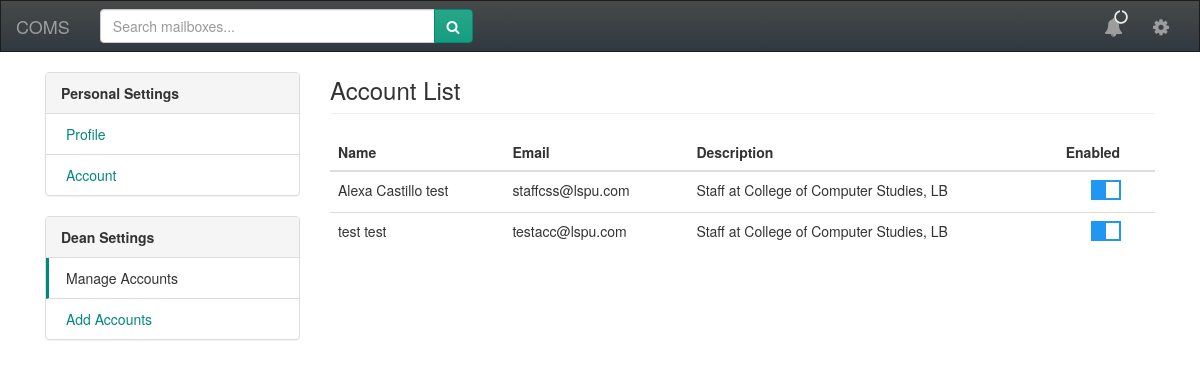
Page /manage-accounts.php (signed in) on the committed database.
### tables this page shows
CREATE TABLE `user` (
  `id` int(11) NOT NULL,
  `username` varchar(100) NOT NULL,
  `password` varchar(100) NOT NULL,
  `fname` varchar(100) NOT NULL,
  `mname` varchar(100) NOT NULL,
  `lname` varchar(100) NOT NULL,
  `user_role_id` int(11) NOT NULL,
  `user_status_id` int(11) NOT NULL DEFAULT '2',
  `department_id` int(11) NOT NULL
);

CREATE TABLE `user_role` (
  `id` int(11) NOT NULL,
  `name` varchar(100) NOT NULL
);

### core/class/User_role.php (called while the page is built, shortened)
<?php
class User_role
{
	public static function Get_id_by_name($name){
		$db = new Database();
		$sql = 'SELECT id FROM user_role WHERE name=:name';
		$st = $db->prepare($sql);
		$st->execute(array(':name'=>$name));
		$data = $st->fetch(PDO::FETCH_ASSOC);
		return $data['id'];
	}
}

### core/class/User.php (called while the page is built, shortened)
<?php
	class User
	{
		public static function Get_list_by_hierarchy($role_id){
			$dean_id = User_role::Get_id_by_name('Dean');
			$db = new Database();
			$sql = 'SELECT user.id,
						user.username,
                        user_status.id as is_allowed,
						CONCAT(user.fname," ",user.lname) AS fullname,
						user_role.name as role,
						CONCAT(department.name,", ",campus.name) as dept_desc
					FROM `user`
					LEFT JOIN user_role ON user_role.id=user.user_role_id
					LEFT JOIN department ON user.department_id = department.id
					LEFT JOIN campus ON department.campus_id=campus.id
                    LEFT JOIN user_status ON user.user_status_id=user_status.id AND user_status.name="Allowed"
					WHERE user.user_role_id > :role_id AND user.id <> :my_id';
			$sql .= ($role_id == $dean_id) ? ' AND user.department_id = ' .$_SESSION['account']['department_id'] : '';
			$st = $db->prepare($sql);
			$st->execute(array(':role_id'=>$role_id,':my_id'=>$_SESSION['account']['id']));
			return json_encode($st->fetchAll(PDO::FETCH_ASSOC));
		}
	}

### manage-accounts.php (the view, shortened to what this page needs)
<?php
	$title = 'COMS - Settings';
	include SHARED.DS.'head.php';
	include SHARED.DS.'navbar.php';
	$account_list = json_decode(User::Get_list_by_hierarchy($_SESSION['account']['user_role_id']),TRUE);
?>
	<section class="container">
	<br>
		<div class="col-md-9 col-md-push-3">
			<div id="settings-view">
				<h3>Account List</h3>
				<hr>
				<table class="table table-hover">
					<thead>
						<tr>
							<th>Name</th>
							<th>Email</th>
							<th>Description</th>
							<th>Enabled</th>
						</tr>
					</thead>
					<tbody>
						<?php
							foreach ($account_list as $account) {
								$checked = ($account['is_allowed']) ? 'checked' : '';
								echo '<tr class="account-item" data-id="'.$account['id'].'">
										<td class="acc-link">'.$account['fullname'].'</td>
										<td class="acc-link">'.$account['username'].'</td>
										<td class="acc-link">'.$account['role'].' at '.$account['dept_desc'].'</td>
										<td align="center">
											<label class="switch">
												<input class="acc-enabled-switch" type="checkbox" '.$checked.'>
												<div class="slider round"></div>
											</label>
										</td>
									  </tr>';
							}
						?>
					</tbody>
				</table>
				<br>
			</div>
		</div>
		<div class="col-md-3 col-md-pull-9">
			<?php
				$add_active_class_on = 'maccounts';
				include SHARED.DS.'settings'.DS.'nav-manage-account.php';
			?>
		</div>
	</section>
<?php  include SHARED.DS.'foot.php'; ?>

### shared/head.php (shortened to what this page needs)
<!DOCTYPE html>
<html lang="en" id="<?php echo ($title == 'COMS - Mail') ? 'email-app' : '';?>">
<head>
	<link rel="stylesheet" type="text/css" href="vendor/bootstrap/css/bootstrap.css">
	<link rel="stylesheet" type="text/css" href="vendor/fontawesome/css/font-awesome.min.css">
	<link rel="stylesheet" type="text/css" href="vendor/quill/css/quill.snow.css">
	<link rel="stylesheet" type="text/css" href="css/custom.css">
</head>
<body>

### shared/navbar.php (shortened to what this page needs)
<nav class="navbar navbar-inverse">
  <div class="container-fluid">
    <div class="navbar-header">
      <a class="navbar-brand" href="index.php">COMS</a>
    </div>
    <div class="collapse navbar-collapse" id="bs-example-navbar-collapse-1">
      <form id="navbar-search" class="navbar-form navbar-left relative-div" role="search">
        <div class="input-group ">
	        <input type="text" id="query-input" class="form-control" placeholder="Search mailboxes...">
          <span class="input-group-btn">
            <button class="btn btn-primary" type="button"><i class="fa fa-search" aria-hidden="true"></i></button>
          </span>
	      </div>
        <div id="main-query" class="absolute-div">
        </div>
      </form>
      <ul class="nav navbar-nav navbar-right">
        <li class="dropdown relative-div">
          <a href="#" class="dropdown-toggle" id="view-my-notif" data-toggle="dropdown" role="button" aria-haspopup="true" aria-expanded="false">
            <i class="fa fa-bell fa-lg" aria-hidden="true"></i>
          </a>
          <div id="notif-icon-holder" class="absolute-div" style="z-index:9999">
            <i class="fa fa-circle-o-notch fa-spin fa-fw "></i>
          </div>
        </li>
        <li class="dropdown">
          <a href="#" id="settings-on-nav" class="dropdown-toggle" data-toggle="dropdown" role="button" aria-haspopup="true" aria-expanded="false"><i class="fa fa-cog fa-lg" aria-hidden="true"></i><span class="visible-xs">&nbsp;Settings</span></a>
        </li>
      </ul>
    </div>
  </div>
</nav>

### shared/settings/nav-manage-account.php
<div class="panel panel-default">
    <div class="panel-heading"><strong>Personal Settings</strong></div>
    <div class="panel-body settings-list">
        <a href="profile.php" class="settings-list-item <?php echo ($add_active_class_on == 'main') ? 'active' : ''; ?>">Profile</a>
        <a href="account.php" class="settings-list-item <?php echo ($add_active_class_on == 'account') ? 'active' : ''; ?>">Account</a>
    </div>
</div>
<?php
    $acc_role = strtolower($_SESSION['account']['role']);
    if($acc_role == 'admin' || $acc_role == 'dean') include SHARED.DS.'settings'.DS.'nav-admin-panel.php';
?>

### shared/settings/nav-admin-panel.php (shortened to what this page needs)
<div class="panel panel-default">
    <div class="panel-heading"><strong><?php echo $_SESSION['account']['role']?> Settings</strong></div>
    <div class="panel-body settings-list">
        <a href="manage-accounts.php" class="settings-list-item <?php echo ($add_active_class_on == 'maccounts') ? 'active' : ''; ?>">Manage Accounts</a>
        <a href="profile.php?id=0" class="settings-list-item <?php echo ($add_active_class_on == 'adaccounts') ? 'active' : ''; ?>">Add Accounts</a>
    </div>
</div>

### shared/foot.php (shortened to what this page needs)
</body>
</html>

### css/custom.css (style rules this page uses)
html,body { height: 96%; }
#navbar-search .input-group { min-width: 400px; }
.navbar { margin-bottom: 0px; }
.relative-div { position: relative; }
.absolute-div { position: absolute; }
.navbar-inverse { background: linear-gradient(#474949, #303941); border-color: #1C1C1C; }
.navbar { border-radius: 0px; }
.btn-primary { border: 1px solid #00897b !important; background: linear-gradient(#27A689, #159D7F) !important; }
#notif-icon-holder { right: 8px; top: 5px; }
#notif-icon-holder .fa { color: #eee; }
.settings-list-item { display: block; padding: 10px 10px 10px 20px; text-decoration: none; }
.settings-list-item.active { color:#333; padding: 10px 10px 10px 17px; border-left: #00897b 3px solid; }
.panel-body.settings-list { padding: 0; }
.settings-list a { color: #00897b; border-bottom: 1px solid #dbdbdb; }
.settings-list a:last-child { border-bottom: none; }
#settings-view h3 { margin-top: 5px; }
#settings-view hr { margin-top: 0px; }
#settings-view label { font-weight: 400; }
.switch { position: relative; display: inline-block; width: 30px; height: 20px; margin-bottom: 0; }
.slider { position: absolute; cursor: pointer; top: 0; left: 0; right: 0; bottom: 0; background-color: #ccc; -webkit-transition: .4s; transition: .4s; }
.slider:before { position: absolute; content: ""; height: 16px; width: 13px; left: 2px; bottom: 2px; background-color: white; -webkit-transition: .4s; transition: .4s; }
input:checked + .slider { background-color: #2196F3; }
input:checked + .slider:before { -webkit-transform: translateX(13px); -ms-transform: translateX(13px); transform: translateX(13px); }
.account-item { cursor: pointer; }
#main-query { left: 0; width: 100%; z-index: 999; }

### rows in the picture
user: fullname "Alexa Castillo test", username "staffcss@lspu.com", user_role.name "Staff", dept_desc "College of Computer Studies, LB"
user: fullname "test test", username "testacc@lspu.com", user_role.name "Staff", dept_desc "College of Computer Studies, LB"

### other values in the picture
$_SESSION['account']['role'] "Dean"
